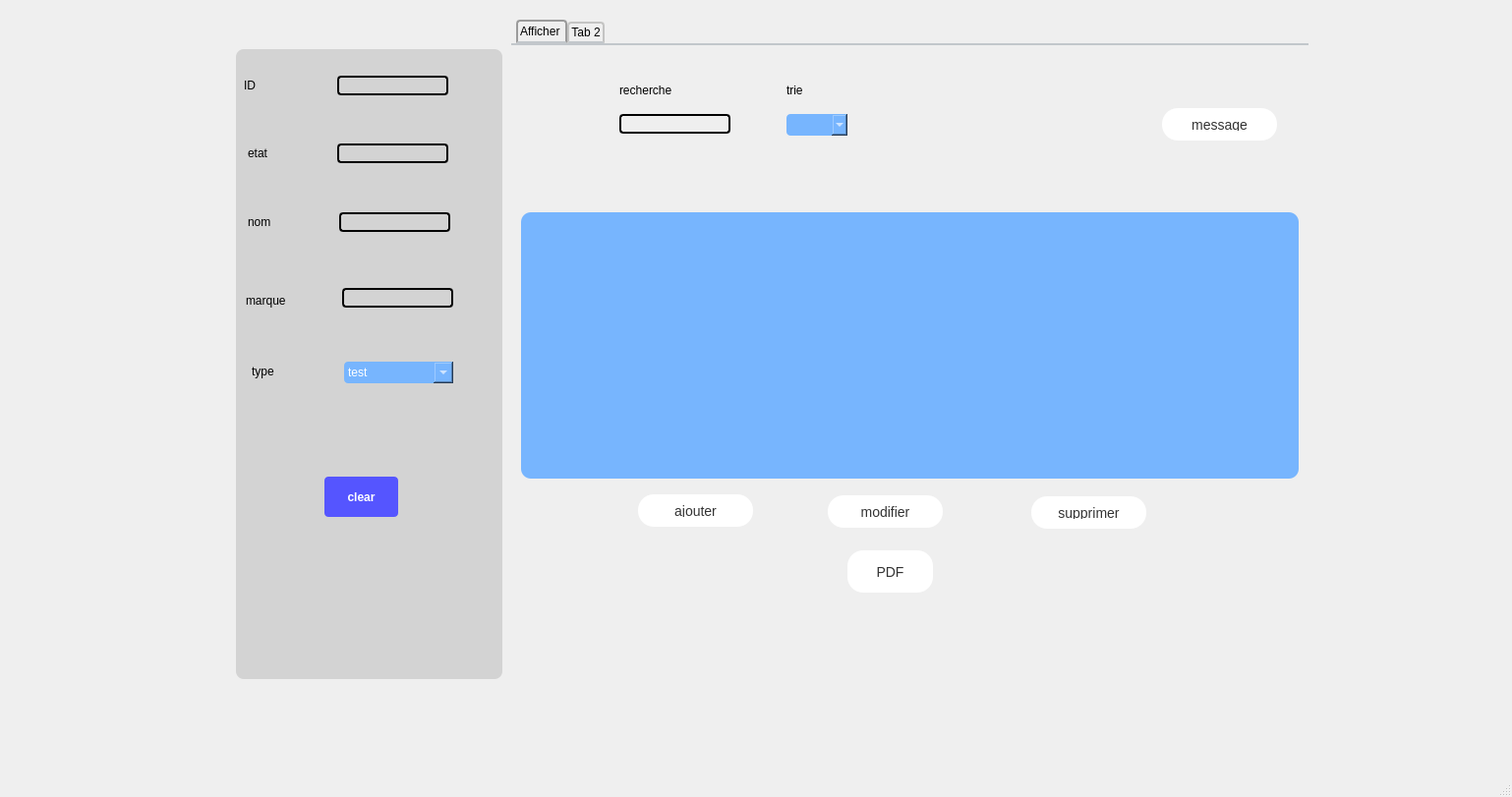
<?xml version="1.0" encoding="UTF-8"?>
<ui version="4.0">
 <class>MainWindow</class>
 <widget class="QMainWindow" name="MainWindow">
  <property name="geometry">
   <rect>
    <x>0</x>
    <y>0</y>
    <width>1538</width>
    <height>811</height>
   </rect>
  </property>
  <property name="windowTitle">
   <string>MainWindow</string>
  </property>
  <property name="styleSheet">
   <string notr="true"/>
  </property>
  <widget class="QWidget" name="centralwidget">
   <widget class="QLabel" name="label">
    <property name="geometry">
     <rect>
      <x>270</x>
      <y>80</y>
      <width>1351</width>
      <height>651</height>
     </rect>
    </property>
    <property name="styleSheet">
     <string notr="true"/>
    </property>
    <property name="text">
     <string/>
    </property>
   </widget>
   <widget class="QGroupBox" name="groupBox">
    <property name="geometry">
     <rect>
      <x>240</x>
      <y>50</y>
      <width>271</width>
      <height>641</height>
     </rect>
    </property>
    <property name="styleSheet">
     <string notr="true">QWidget#groupBox{
    background-color: #D3D3D3;
    color: white;
    font-family: Arial;
    font-size: 14px;
    border-radius: 8px;
    padding: 12px;
}

QLineEdit, QTextEdit {
    background-color: transparent;
border: 2px solid black;
    border-radius: 4px;
    padding: 4px;
    color: color;
}

QLineEdit:focus, QTextEdit:focus {
    border: 2px solid #d35400;
}

QLabel {
    color: black;
}

QPushButton {
    background-color: #d35400;
    color: white;
    border-radius: 4px;
    padding: 6px;
    font-weight: bold;
}

QPushButton:hover {
    background-color: #e67e22;
}


QDateEdit {
    background-color: #19666f;
    color: white;
}

QDateEdit::down-button, QDateEdit::up-button {
    subcontrol-origin: border;
    subcontrol-position: center right;
    width: 16px;
    height: 16px;
    background-color: #19666f;
}

QDateEdit::down-arrow, QDateEdit::up-arrow {
    width: 12px;
    height: 12px;
    image: url(:/icons/dark/arrow_down.png);
}</string>
    </property>
    <property name="title">
     <string/>
    </property>
    <widget class="QLabel" name="label_2">
     <property name="geometry">
      <rect>
       <x>8</x>
       <y>16</y>
       <width>61</width>
       <height>41</height>
      </rect>
     </property>
     <property name="text">
      <string>ID</string>
     </property>
    </widget>
    <widget class="QLineEdit" name="lineEdit">
     <property name="geometry">
      <rect>
       <x>103</x>
       <y>27</y>
       <width>113</width>
       <height>20</height>
      </rect>
     </property>
    </widget>
    <widget class="QLabel" name="label_3">
     <property name="geometry">
      <rect>
       <x>12</x>
       <y>85</y>
       <width>51</width>
       <height>41</height>
      </rect>
     </property>
     <property name="text">
      <string>etat</string>
     </property>
    </widget>
    <widget class="QLineEdit" name="lineEdit_2">
     <property name="geometry">
      <rect>
       <x>103</x>
       <y>96</y>
       <width>113</width>
       <height>20</height>
      </rect>
     </property>
    </widget>
    <widget class="QLabel" name="label_4">
     <property name="geometry">
      <rect>
       <x>12</x>
       <y>155</y>
       <width>61</width>
       <height>41</height>
      </rect>
     </property>
     <property name="text">
      <string>nom</string>
     </property>
    </widget>
    <widget class="QLineEdit" name="lineEdit_3">
     <property name="geometry">
      <rect>
       <x>105</x>
       <y>166</y>
       <width>113</width>
       <height>20</height>
      </rect>
     </property>
    </widget>
    <widget class="QLineEdit" name="lineEdit_4">
     <property name="geometry">
      <rect>
       <x>108</x>
       <y>243</y>
       <width>113</width>
       <height>20</height>
      </rect>
     </property>
    </widget>
    <widget class="QLabel" name="label_5">
     <property name="geometry">
      <rect>
       <x>10</x>
       <y>235</y>
       <width>81</width>
       <height>41</height>
      </rect>
     </property>
     <property name="text">
      <string>marque</string>
     </property>
    </widget>
    <widget class="QComboBox" name="comboBox">
     <property name="geometry">
      <rect>
       <x>110</x>
       <y>318</y>
       <width>111</width>
       <height>22</height>
      </rect>
     </property>
     <property name="styleSheet">
      <string notr="true">
QComboBox {
    background-color: #77B5FE;
    border-radius: 4px;
    padding: 4px;
    color: white;
}

QComboBox::drop-down {
    width: 20px;
}

QComboBox::down-arrow {
    image: url(:/new/prefix1/icons/Icons8-Ios7-Arrows-Down-4.512.png);
    width: 16px;
    height: 16px;
}

QComboBox::down-arrow:on {
    transform: rotate(180deg);
}</string>
     </property>
     <item>
      <property name="text">
       <string>test</string>
      </property>
     </item>
     <item>
      <property name="text">
       <string>ajout</string>
      </property>
     </item>
    </widget>
    <widget class="QLabel" name="label_8">
     <property name="geometry">
      <rect>
       <x>16</x>
       <y>307</y>
       <width>81</width>
       <height>41</height>
      </rect>
     </property>
     <property name="text">
      <string>type</string>
     </property>
    </widget>
    <widget class="QPushButton" name="pushButton_5">
     <property name="geometry">
      <rect>
       <x>90</x>
       <y>435</y>
       <width>75</width>
       <height>41</height>
      </rect>
     </property>
     <property name="styleSheet">
      <string notr="true">background-color: rgb(85, 85, 255);</string>
     </property>
     <property name="text">
      <string>clear</string>
     </property>
     <property name="icon">
      <iconset resource="icons.qrc">
       <normaloff>:/new/prefix1/icons/x.svg</normaloff>:/new/prefix1/icons/x.svg</iconset>
     </property>
    </widget>
   </widget>
   <widget class="QTabWidget" name="List">
    <property name="geometry">
     <rect>
      <x>520</x>
      <y>20</y>
      <width>811</width>
      <height>611</height>
     </rect>
    </property>
    <property name="toolTip">
     <string>&lt;html&gt;&lt;head/&gt;&lt;body&gt;&lt;p&gt;&lt;br/&gt;&lt;/p&gt;&lt;/body&gt;&lt;/html&gt;</string>
    </property>
    <property name="whatsThis">
     <string>&lt;html&gt;&lt;head/&gt;&lt;body&gt;&lt;p&gt;&lt;br/&gt;&lt;/p&gt;&lt;/body&gt;&lt;/html&gt;</string>
    </property>
    <property name="styleSheet">
     <string notr="true">QTabWidget::pane { /* The tab widget frame */
    border-top: 2px solid #C2C7CB;
}

QTabWidget::tab-bar {
    left: 5px; /* move to the right by 5px */
}

/* Style the tab using the tab sub-control. Note that
    it reads QTabBar not QTabWidget */
QTabBar::tab {
    background: qlineargradient(x1: 0, y1: 0, x2: 0, y2: 1,
                                stop: 0 #E1E1E1, stop: 0.4 #DDDDDD,
                                stop: 0.5 #D8D8D8, stop: 1.0 #D3D3D3);
    border: 2px solid #C4C4C3;
    border-bottom-color: #C2C7CB; /* same as the pane color */
    border-top-left-radius: 4px;
    border-top-right-radius: 4px;
    min-width: 8ex;
    padding: 2px;
}

QTabBar::tab:selected, QTabBar::tab:hover {
    background: qlineargradient(x1: 0, y1: 0, x2: 0, y2: 1,
                                stop: 0 #fafafa, stop: 0.4 #f4f4f4,
                                stop: 0.5 #e7e7e7, stop: 1.0 #fafafa);
}

QTabBar::tab:selected {
    border-color: #9B9B9B;
    border-bottom-color: #C2C7CB; /* same as pane color */
}

QTabBar::tab:!selected {
    margin-top: 2px; /* make non-selected tabs look smaller */
}</string>
    </property>
    <property name="currentIndex">
     <number>0</number>
    </property>
    <widget class="QWidget" name="tab">
     <property name="styleSheet">
      <string notr="true">QLineEdit, QTextEdit {
    background-color: transparent;
border: 2px solid black;
    border-radius: 4px;
    padding: 4px;
    color: color;
}
QComboBox {
    background-color: #77B5FE;
    border-radius: 4px;
    padding: 4px;
    color: white;
}
QComboBox::down-arrow {
    image: url(:/new/prefix1/icons/Icons8-Ios7-Arrows-Down-4.512.png);
    width: 16px;
    height: 16px;
}
</string>
     </property>
     <attribute name="title">
      <string>Afficher </string>
     </attribute>
     <widget class="QTableView" name="tableView">
      <property name="geometry">
       <rect>
        <x>10</x>
        <y>170</y>
        <width>791</width>
        <height>271</height>
       </rect>
      </property>
      <property name="styleSheet">
       <string notr="true">QTableView {
  background-color: #77B5FE;
  color: white;
  border-radius: 10px;
}

QTableView::item {
  padding: 4px;
  border: none;
}

QTableView::item:selected {
  background-color: #19666f;
  color: white;
}

QHeaderView::section {
  background-color: #003e46;
  color: white;
  padding: 4px;
  border: none;
}</string>
      </property>
     </widget>
     <widget class="QPushButton" name="pushButton">
      <property name="geometry">
       <rect>
        <x>127</x>
        <y>453</y>
        <width>121</width>
        <height>41</height>
       </rect>
      </property>
      <property name="styleSheet">
       <string notr="true">QPushButton {
   background-color: #fff;
   border: none;
   color: #333;
   padding: 10px 20px;
   text-align: center;
   text-decoration: none;
   display: inline-block;
   font-size: 14px;
   margin: 4px 2px;
   cursor: pointer;
   border-radius: 16px;

}

QPushButton:hover {
   background-color: #77B5FE;
}
</string>
      </property>
      <property name="text">
       <string>ajouter</string>
      </property>
      <property name="icon">
       <iconset resource="icons.qrc">
        <normaloff>:/new/prefix1/icons/add.png</normaloff>:/new/prefix1/icons/add.png</iconset>
      </property>
     </widget>
     <widget class="QPushButton" name="pushButton_2">
      <property name="geometry">
       <rect>
        <x>320</x>
        <y>454</y>
        <width>121</width>
        <height>41</height>
       </rect>
      </property>
      <property name="styleSheet">
       <string notr="true">QPushButton {
   background-color: #fff;
   border: none;
   color: #333;
   padding: 10px 20px;
   text-align: center;
   text-decoration: none;
   display: inline-block;
   font-size: 14px;
   margin: 4px 2px;
   cursor: pointer;
   border-radius: 16px;

}

QPushButton:hover {
   background-color: #77B5FE;
}
</string>
      </property>
      <property name="text">
       <string>modifier</string>
      </property>
      <property name="icon">
       <iconset resource="icons.qrc">
        <normaloff>:/new/prefix1/icons/icons8-available-updates-40.png</normaloff>:/new/prefix1/icons/icons8-available-updates-40.png</iconset>
      </property>
     </widget>
     <widget class="QPushButton" name="pushButton_3">
      <property name="geometry">
       <rect>
        <x>527</x>
        <y>455</y>
        <width>121</width>
        <height>41</height>
       </rect>
      </property>
      <property name="styleSheet">
       <string notr="true">QPushButton {
   background-color: #fff;
   border: none;
   color: #333;
   padding: 10px 20px;
   text-align: center;
   text-decoration: none;
   display: inline-block;
   font-size: 14px;
   margin: 4px 2px;
   cursor: pointer;
   border-radius: 16px;

}

QPushButton:hover {
   background-color: #77B5FE;
}</string>
      </property>
      <property name="text">
       <string>supprimer</string>
      </property>
      <property name="icon">
       <iconset resource="icons.qrc">
        <normaloff>:/new/prefix1/icons/delete.svg</normaloff>:/new/prefix1/icons/delete.svg</iconset>
      </property>
     </widget>
     <widget class="QPushButton" name="pushButton_4">
      <property name="geometry">
       <rect>
        <x>340</x>
        <y>510</y>
        <width>91</width>
        <height>51</height>
       </rect>
      </property>
      <property name="styleSheet">
       <string notr="true">QPushButton {
   background-color: #fff;
   border: none;
   color: #333;
   padding: 10px 20px;
   text-align: center;
   text-decoration: none;
   display: inline-block;
   font-size: 14px;
   margin: 4px 2px;
   cursor: pointer;
   border-radius: 16px;

}

QPushButton:hover {
   background-color: #77B5FE;
}</string>
      </property>
      <property name="text">
       <string>PDF</string>
      </property>
      <property name="icon">
       <iconset resource="icons.qrc">
        <normaloff>:/new/prefix1/icons/pdf-file-svgrepo-com.svg</normaloff>:/new/prefix1/icons/pdf-file-svgrepo-com.svg</iconset>
      </property>
     </widget>
     <widget class="QLabel" name="label_6">
      <property name="geometry">
       <rect>
        <x>110</x>
        <y>36</y>
        <width>111</width>
        <height>20</height>
       </rect>
      </property>
      <property name="text">
       <string>recherche</string>
      </property>
     </widget>
     <widget class="QLabel" name="label_7">
      <property name="geometry">
       <rect>
        <x>280</x>
        <y>36</y>
        <width>71</width>
        <height>20</height>
       </rect>
      </property>
      <property name="text">
       <string>trie</string>
      </property>
     </widget>
     <widget class="QLineEdit" name="lineEdit_5">
      <property name="geometry">
       <rect>
        <x>110</x>
        <y>70</y>
        <width>113</width>
        <height>20</height>
       </rect>
      </property>
     </widget>
     <widget class="QComboBox" name="comboBox_2">
      <property name="geometry">
       <rect>
        <x>280</x>
        <y>70</y>
        <width>62</width>
        <height>22</height>
       </rect>
      </property>
     </widget>
     <widget class="QPushButton" name="pushButton_6">
      <property name="geometry">
       <rect>
        <x>660</x>
        <y>60</y>
        <width>121</width>
        <height>41</height>
       </rect>
      </property>
      <property name="styleSheet">
       <string notr="true">QPushButton {
   background-color: #fff;
   border: none;
   color: #333;
   padding: 10px 20px;
   text-align: center;
   text-decoration: none;
   display: inline-block;
   font-size: 14px;
   margin: 4px 2px;
   cursor: pointer;
   border-radius: 16px;

}

QPushButton:hover {
   background-color: #77B5FE;
}</string>
      </property>
      <property name="text">
       <string>message</string>
      </property>
      <property name="icon">
       <iconset resource="icons.qrc">
        <normaloff>:/new/prefix1/icons/message-square.svg</normaloff>:/new/prefix1/icons/message-square.svg</iconset>
      </property>
     </widget>
    </widget>
    <widget class="QWidget" name="tab_2">
     <attribute name="title">
      <string>Tab 2</string>
     </attribute>
    </widget>
   </widget>
  </widget>
  <widget class="QMenuBar" name="menubar">
   <property name="geometry">
    <rect>
     <x>0</x>
     <y>0</y>
     <width>1538</width>
     <height>25</height>
    </rect>
   </property>
  </widget>
  <widget class="QStatusBar" name="statusbar"/>
 </widget>
 <resources>
  <include location="icons.qrc"/>
 </resources>
 <connections/>
</ui>
